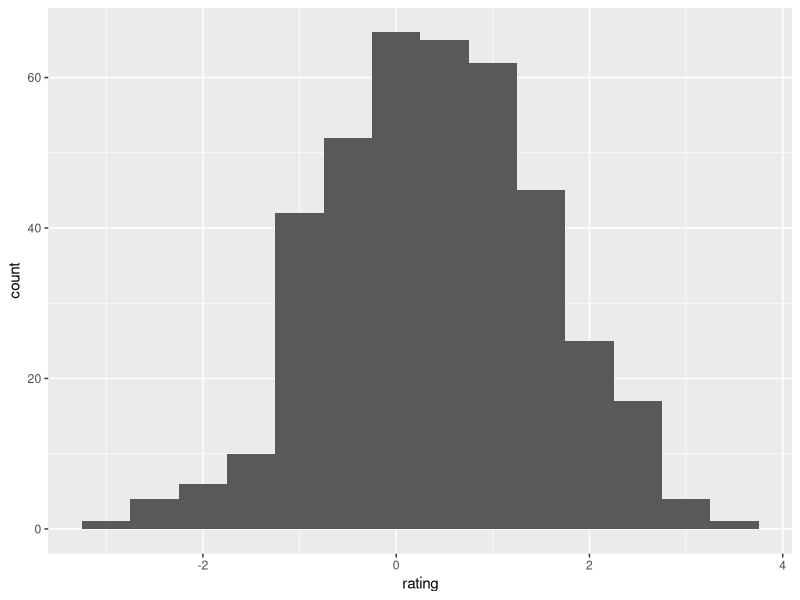
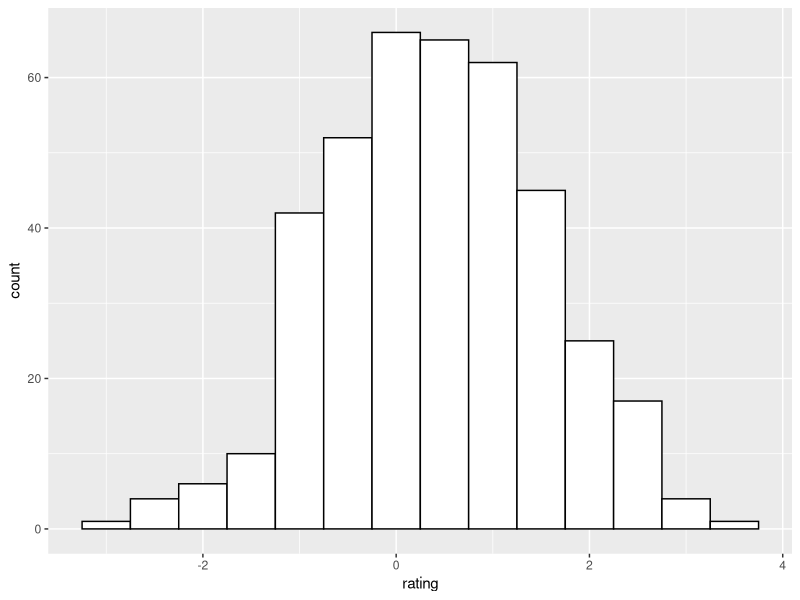
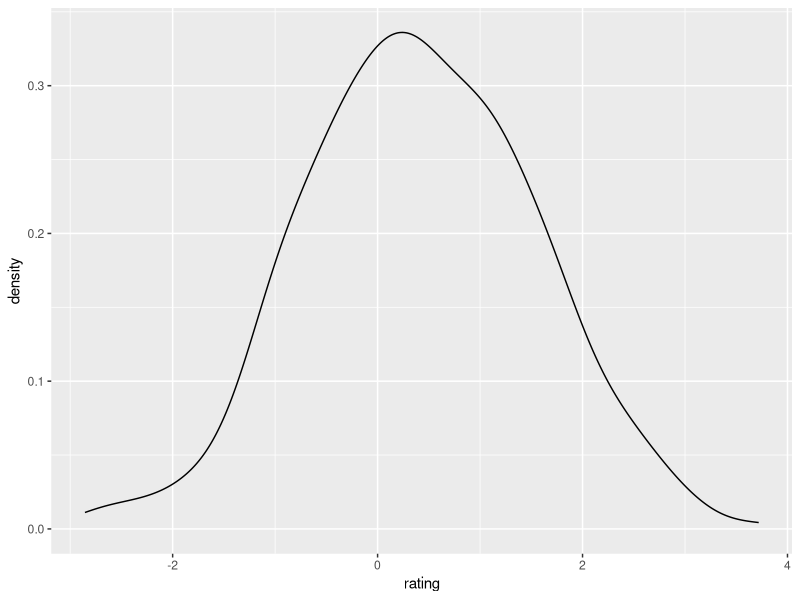
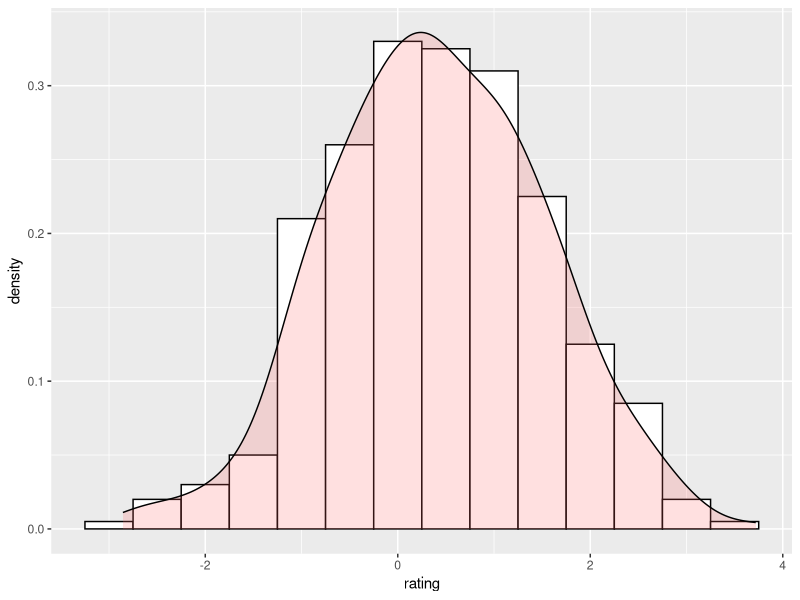
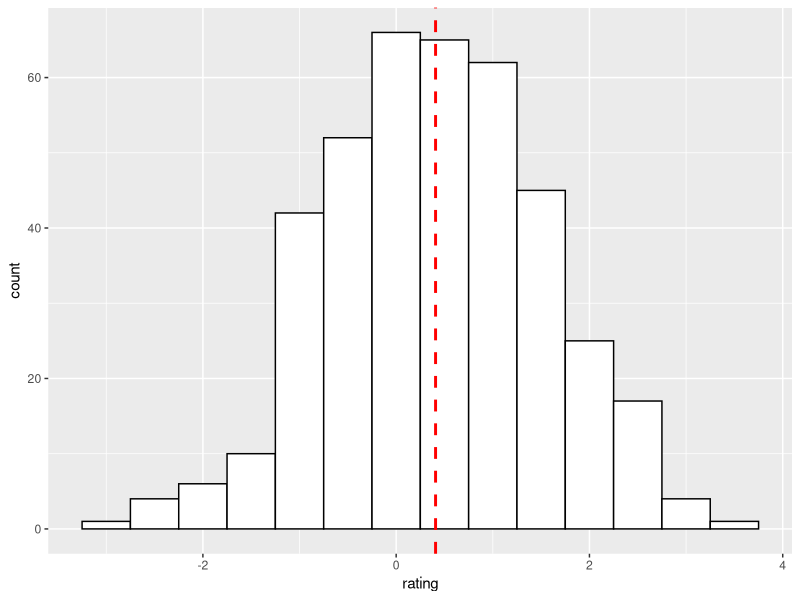
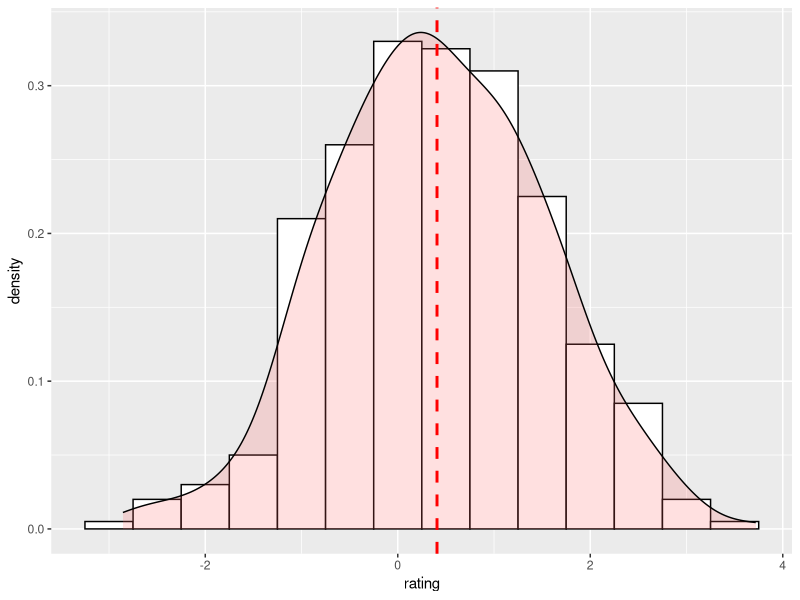
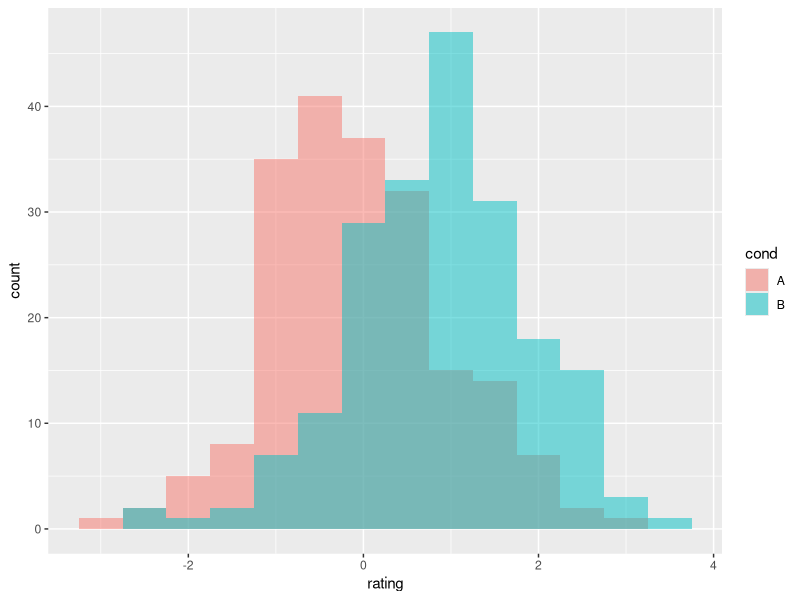
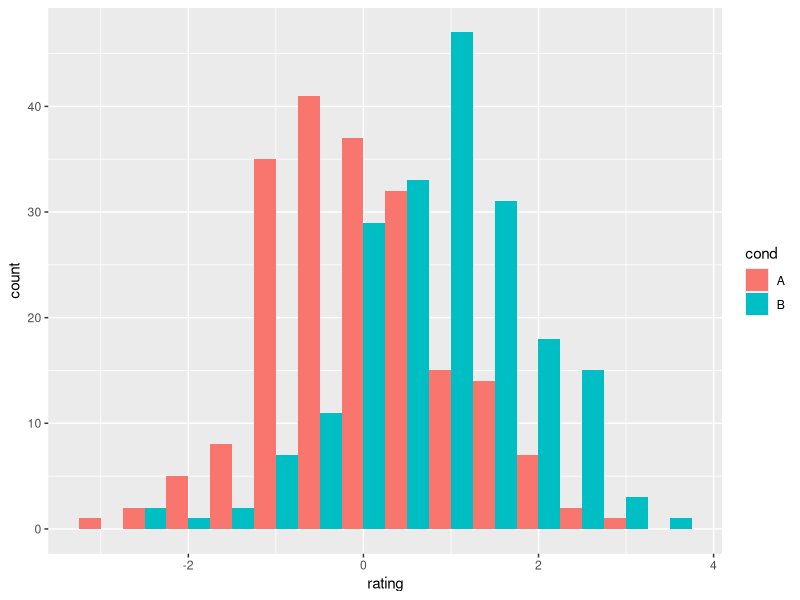

The R script that drew these images, in order:
set.seed(1234)
dat <- data.frame(cond = factor(rep(c("A","B"), each=200)), 
                  rating = c(rnorm(200),rnorm(200, mean=.8)))
# View first few rows
head(dat)
#>   cond     rating
#> 1    A -1.2070657
#> 2    A  0.2774292
#> 3    A  1.0844412
#> 4    A -2.3456977
#> 5    A  0.4291247
#> 6    A  0.5060559

library(ggplot2)
## Basic histogram from the vector "rating". Each bin is .5 wide.
## These both result in the same output:
ggplot(dat, aes(x=rating)) + geom_histogram(binwidth=.5)
# qplot(dat$rating, binwidth=.5)

# Draw with black outline, white fill
ggplot(dat, aes(x=rating)) +
  geom_histogram(binwidth=.5, colour="black", fill="white")

# Density curve
ggplot(dat, aes(x=rating)) + geom_density()

# Histogram overlaid with kernel density curve
ggplot(dat, aes(x=rating)) + 
  geom_histogram(aes(y=..density..),      # Histogram with density instead of count on y-axis
                 binwidth=.5,
                 colour="black", fill="white") +
  geom_density(alpha=.2, fill="#FF6666")  # Overlay with transparent density plot


ggplot(dat, aes(x=rating)) +
  geom_histogram(binwidth=.5, colour="black", fill="white") +
  geom_vline(aes(xintercept=mean(rating, na.rm=T)),   # Ignore NA values for mean
             color="red", linetype="dashed", size=1)



##Histogram + density + vline
ggplot(dat, aes(x=rating)) +
  geom_histogram(aes(y=..density..),binwidth=.5, colour="black", fill="white") +
  geom_density(alpha=.2, fill="#FF6666")+
  geom_vline(aes(xintercept=mean(rating, na.rm=T)),   # Ignore NA values for mean
             color="red", linetype="dashed", size=1)





# Histogram and density plots with multiple groups


# Overlaid histograms
ggplot(dat, aes(x=rating, fill=cond)) +
  geom_histogram(binwidth=.5, alpha=.5, position="identity")

# Interleaved histograms
ggplot(dat, aes(x=rating, fill=cond)) +
  geom_histogram(binwidth=.5, position="dodge")

# Density plots
ggplot(dat, aes(x=rating, colour=cond)) + geom_density()

# Density plots with semi-transparent fill
ggplot(dat, aes(x=rating, fill=cond)) + geom_density(alpha=.3)



ggplot(dat, aes(x=rating, fill=cond)) +
  geom_histogram(aes(y=..density..),binwidth=.5, position="dodge")+ 
  geom_density(alpha=.3)+
  geom_vline(aes(xintercept=mean(rating, na.rm=T)),   # Ignore NA values for mean
             color="red", linetype="dashed", size=1)





# Find the mean of each group
library(plyr)
cdat <- ddply(dat, "cond", summarise, rating.mean=mean(rating))
cdat
#>   cond rating.mean
#> 1    A -0.05775928
#> 2    B  0.87324927

# Overlaid histograms with means
ggplot(dat, aes(x=rating, fill=cond)) +
  geom_histogram(binwidth=.5, alpha=.5, position="identity") +
  geom_vline(data=cdat, aes(xintercept=rating.mean,  colour=cond),
             linetype="dashed", size=1)

# Density plots with means
ggplot(dat, aes(x=rating, colour=cond)) +
  geom_density() +
  geom_vline(data=cdat, aes(xintercept=rating.mean,  colour=cond),
             linetype="dashed", size=1)

  
ggplot(dat, aes(x=rating, fill=cond)) +
  geom_histogram(aes(y=..density..),binwidth=.5, position="dodge")+ 
  geom_density(alpha=.3)+
  geom_vline(data=cdat, aes(xintercept=rating.mean,  colour=cond),
             linetype="dashed", size=1)
